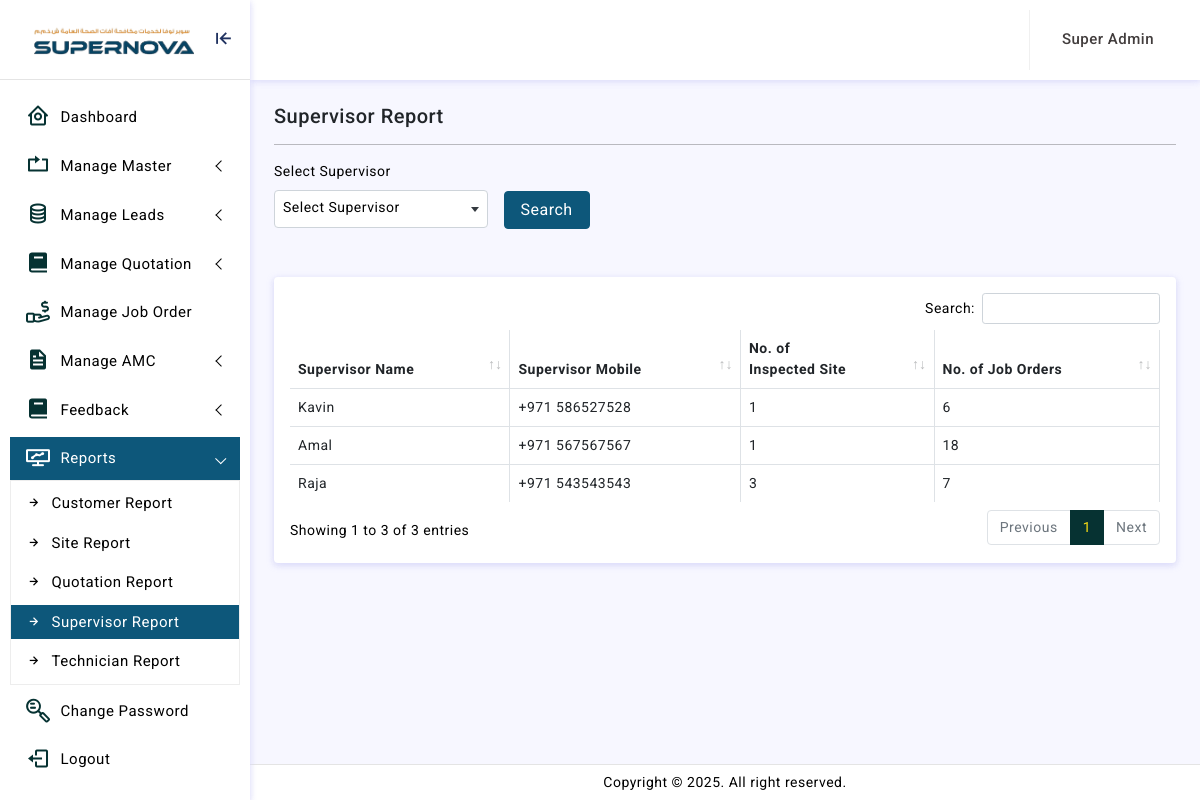
/adminln/view-supervisor-report.php (signed in), run on the app's committed database.
### tables this page shows
CREATE TABLE `user` (
  `Id` int(11) NOT NULL,
  `user_type` tinyint(4) NOT NULL,
  `UserName` varchar(255) NOT NULL,
  `name` varchar(255) NOT NULL,
  `status` tinyint(4) NOT NULL,
  `Password` varchar(1000) NOT NULL,
  `master_admin` varchar(55) NOT NULL,
  `AddedDate` datetime NOT NULL,
  `UpdatedDate` datetime NOT NULL
);

### adminln/view-supervisor-report.php (the view, shortened to what this page needs)
<?php
function main() {
extract($_REQUEST);
include 'dilg/cnt/join.php';
?>
<link rel="stylesheet" href="crop/croppie.css"/>
<div class="page-breadcrumb d-sm-flex align-items-center mb-3">
<h5 class="mb-0 text-dark">Supervisor Report</h5>
</div>
<hr/>
<form method="POST">
<div class="row g-3 mb-5">
<div class="col-md-3">
<label for="inputFirstName" class="form-label">Select Supervisor</label>
</div>
<div class="col-md-3 mt-46">
<input type="submit" name="Submit" class="btn btn-primary px-3" value="Search">
</div>
</div>
</form>
<? $select_report=mysqli_query($conn,"select * from user where 1=1 and user_type=2 $subqry order by id desc");
if(mysqli_num_rows($select_report)>>0){ ?>
<div class="card">
<div class="card-body">
<div class="table-responsive">
<table id="example2" class="table table-striped table-bordered" style="width:100%">
<thead>
<tr>
<th>Supervisor Name </th>
<th>Supervisor Mobile </th>
<th>No. of <br>Inspected Site</th>
<th>No. of Job Orders</th>
</tr>
</thead>
<tbody>
<?
while($row_report=mysqli_fetch_array($select_report))
{
$id=$row_report['Id'];
$Supervisor_mobile=$row_report['UserName'];
$Supervisor_name=$row_report['name'];
$select_inspection=mysqli_query($conn,"select * from leads where supervisor_id='$id'");
$select_job_order=mysqli_query($conn,"select * from job_order where supervisor_id='$id'");
?>
<tr>
<td><?=$Supervisor_name;?></td>
<td>+971 <?= $Supervisor_mobile; ?> </td>
<td><?=mysqli_num_rows($select_inspection); ?></td>
<td><?=mysqli_num_rows($select_job_order); ?></td>
</tr>
<? }
}else{ echo "<p>No Record Found</p>";} ?>
</tbody>
</table>
</div>
</div>
</div>
<?php
}
include 'template.php';
?>

### adminln/assets/css/app.css (style rules this page uses)
body { font-size: 14px; color: #000; letter-spacing: .5px; background: #f7f7ff; overflow-x: hidden; font-family: Roboto, sans-serif }
input::placeholder { color: #000!important; opacity: .3!important }
.table-striped>tbody>tr:nth-of-type(odd) { --bs-table-accent-bg: unset; }
.table-bordered>:not(caption)>*>* { border-width: 1px 1px; }
.table-bordered th { border-width: 0px 1px; }
.mt-46 { margin-top: 46px !important; }

### data on the page
user: name "Kavin", UserName "586527528", mysqli_num_rows($select_inspection) "1", mysqli_num_rows($select_job_order) "6"
user: name "Amal", UserName "567567567", mysqli_num_rows($select_inspection) "1", mysqli_num_rows($select_job_order) "18"
user: name "Raja", UserName "543543543", mysqli_num_rows($select_inspection) "3", mysqli_num_rows($select_job_order) "7"

### other printed values
$usertype_name "Super Admin"
